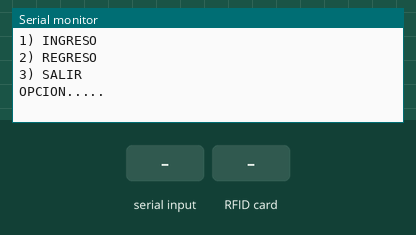
Recording of a sketch running on a simulated ESP8266 (NodeMCU). Shown: the last lines printed to the serial monitor. The inputs (shaded band) are chosen by the test bench. WiFi joins after 1.5 s; servers stay silent unless stated.

Above: at 2.7 s.
2.8 s: "1" received over Serial
At 4.0 s:
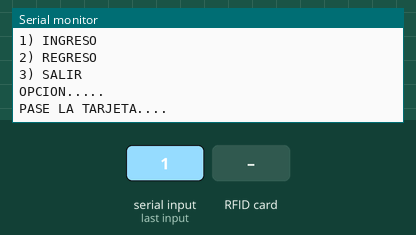
4.3 s: RFID card 5E 7A 19 C4 held to the reader
At 4.53 s:
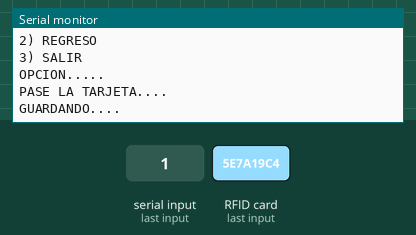

The sketch:

SistemaHorario.ino
```cpp
#include <ESP8266WiFi.h>
#include <ESP8266HTTPClient.h>


#include <SPI.h>
#include <MFRC522.h>


#define WIFI_SSID "LG K4 (2017)"
#define WIFI_PASSWORD "123456789"

const char* server = "apicomercial.pvivirtual.com";

#define RST_PIN  0
#define SS_PIN  4
char dato = ' ';
MFRC522 mfrc522(SS_PIN, RST_PIN);

void setup() {
  Serial.begin(115200);
  WiFi.begin(WIFI_SSID, WIFI_PASSWORD);
  Serial.print("connecting");
  while (WiFi.status() != WL_CONNECTED) {
    Serial.print(".");
    delay(500);
  }
  Serial.println();
  Serial.print("connected: ");
  Serial.println(WiFi.localIP());


  SPI.begin();
  mfrc522.PCD_Init();
  mfrc522.PICC_HaltA();
  menu();

}
void loop() {
  CapturarTexto();
  if (dato != ' ') {
    if (dato == '1') {
      Reportar();
    } else if (dato == '2') {
      Reportar();
    } else if (dato == '3') {
      Reportar();
    }
  }

}
void Reportar() {
  Serial.println("PASE LA TARJETA....");
  while (!mfrc522.PICC_IsNewCardPresent()) {
    delay(500);
  }
  while (!mfrc522.PICC_ReadCardSerial()) {
    delay(500);
  }
  String uuid = "";
  for (byte i = 0; i < mfrc522.uid.size; i++) {
    if (mfrc522.uid.uidByte[i] < 0x10) {
      uuid += "0";
    }
    uuid += mfrc522.uid.uidByte[i];
  }

  Serial.println("GUARDANDO....");
  Registrar(uuid, dato);


  mfrc522.PICC_HaltA();
  menu();

  dato = ' ';

}

void menu() {
  Serial.println("========================== MENU =========================");
  Serial.println("1) INGRESO");
  Serial.println("2) REGRESO");
  Serial.println("3) SALIR");
  Serial.println("OPCION.....");
}
void CapturarTexto() {
  if (Serial.available() > 0)
  {
    dato = Serial.read();
  }
}

void Registrar(String uuid, char estado) {
  HTTPClient http;
  http.begin("http://apicomercial.pvivirtual.com/api/sistema/acceso/"+String(uuid)+"/"+String(estado));
  int httpCode = http.GET();
  String payload = http.getString();
  Serial.println(payload);
  http.end();
}
```

Measured:
- after the input at 2.8 s, the serial monitor: prints a new line at once (image 1)
- after the input at 4.3 s, the serial monitor: prints a new line after 0.08 s (image 2)
